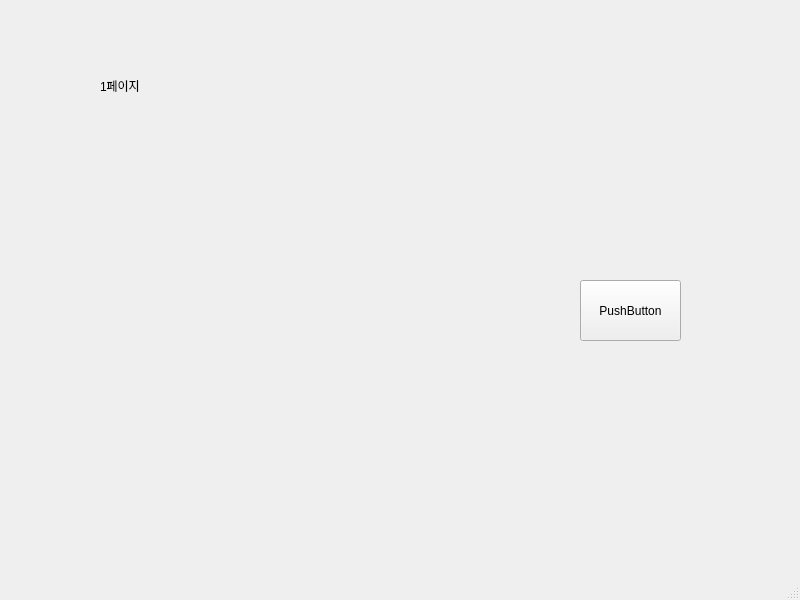
<?xml version="1.0" encoding="UTF-8"?>
<ui version="4.0">
 <class>MainWindow</class>
 <widget class="QMainWindow" name="MainWindow">
  <property name="geometry">
   <rect>
    <x>0</x>
    <y>0</y>
    <width>800</width>
    <height>600</height>
   </rect>
  </property>
  <property name="windowTitle">
   <string>MainWindow</string>
  </property>
  <widget class="QWidget" name="centralwidget">
   <widget class="QStackedWidget" name="stackedWidget">
    <property name="geometry">
     <rect>
      <x>80</x>
      <y>50</y>
      <width>631</width>
      <height>321</height>
     </rect>
    </property>
    <property name="currentIndex">
     <number>0</number>
    </property>
    <widget class="QWidget" name="page">
     <widget class="QLabel" name="label">
      <property name="geometry">
       <rect>
        <x>20</x>
        <y>0</y>
        <width>91</width>
        <height>71</height>
       </rect>
      </property>
      <property name="text">
       <string>1페이지</string>
      </property>
     </widget>
     <widget class="QPushButton" name="btn_nextPage">
      <property name="geometry">
       <rect>
        <x>500</x>
        <y>230</y>
        <width>101</width>
        <height>61</height>
       </rect>
      </property>
      <property name="text">
       <string>PushButton</string>
      </property>
     </widget>
    </widget>
    <widget class="QWidget" name="page_2">
     <widget class="QLabel" name="label_2">
      <property name="geometry">
       <rect>
        <x>30</x>
        <y>20</y>
        <width>56</width>
        <height>12</height>
       </rect>
      </property>
      <property name="text">
       <string>2페이지</string>
      </property>
     </widget>
     <widget class="QPushButton" name="btn_prePage">
      <property name="geometry">
       <rect>
        <x>500</x>
        <y>250</y>
        <width>91</width>
        <height>61</height>
       </rect>
      </property>
      <property name="text">
       <string>btn_prePage</string>
      </property>
     </widget>
    </widget>
   </widget>
  </widget>
  <widget class="QMenuBar" name="menubar">
   <property name="geometry">
    <rect>
     <x>0</x>
     <y>0</y>
     <width>800</width>
     <height>21</height>
    </rect>
   </property>
  </widget>
  <widget class="QStatusBar" name="statusbar"/>
 </widget>
 <resources/>
 <connections/>
</ui>
